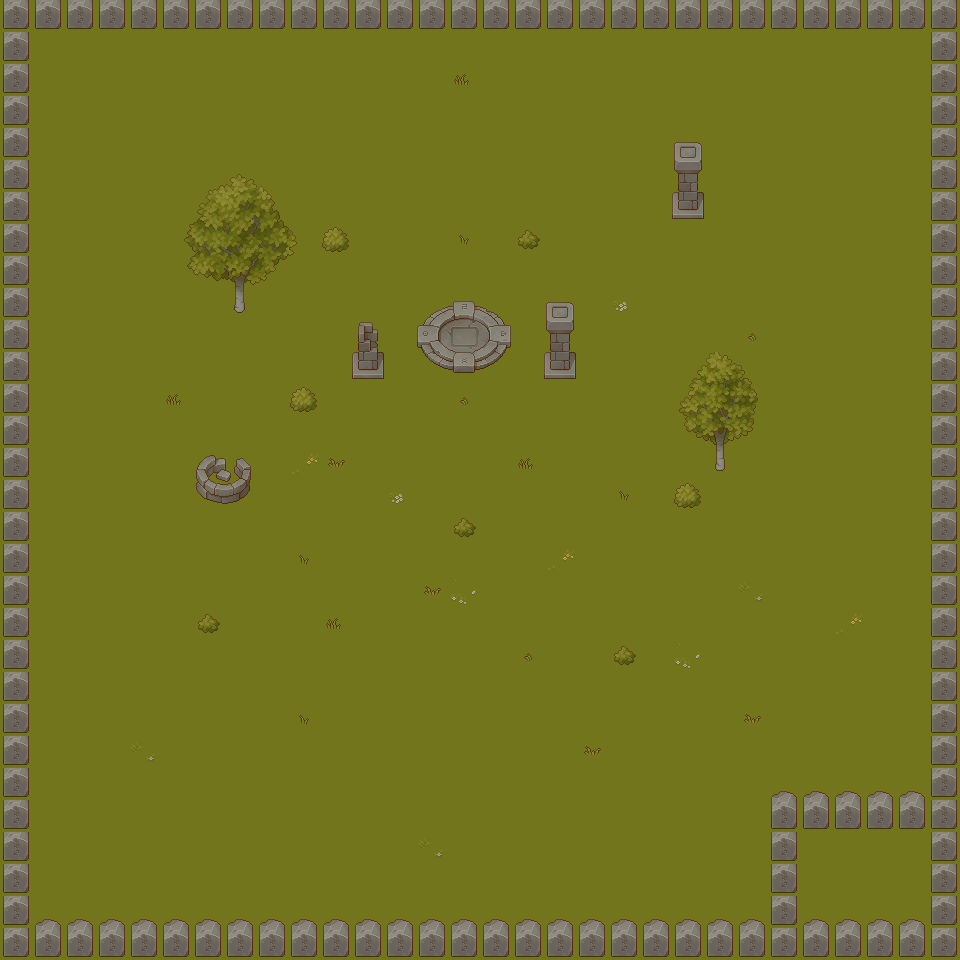

A 2D game scene composited from a Tiled map and its tileset images. What follows is a short description and the map's XML, with every tile layer's data as written:
An orthogonal 30x30 tile map with 32x32 px tiles, 3 tile layers (Ground, Grass, Trees/Rocks), 3 tilesets.

<map version="1.9" tiledversion="1.9.1" orientation="orthogonal" renderorder="right-down" width="30" height="30" tilewidth="32" tileheight="32" infinite="0" nextlayerid="7" nextobjectid="5">
 <editorsettings>
  <export target="Map1.csv" format="csv" />
 </editorsettings>
 <tileset firstgid="1" source="TX Tileset Grass.tsx" />
 <tileset firstgid="65" source="TX Plant.tsx" />
 <tileset firstgid="321" source="TX Props.tsx" />
 <layer id="1" name="Ground" width="30" height="30">
  <data encoding="csv">
1,1,1,1,1,1,1,1,1,1,1,1,1,1,1,1,1,1,1,1,1,1,1,1,1,1,1,1,1,1,
1,1,1,1,1,1,1,1,1,1,1,1,1,1,1,1,1,1,1,1,1,1,1,1,1,1,1,1,1,1,
1,1,1,1,1,1,1,1,1,1,1,1,1,1,1,1,1,1,1,1,1,1,1,1,1,1,1,1,1,1,
1,1,1,1,1,1,1,1,1,1,1,1,1,1,1,1,1,1,1,1,1,1,1,1,1,1,1,1,1,1,
1,1,1,1,1,1,1,1,1,1,1,1,1,1,1,1,1,1,1,1,1,1,1,1,1,1,1,1,1,1,
1,1,1,1,1,1,1,1,1,1,1,1,1,1,1,1,1,1,1,1,1,1,1,1,1,1,1,1,1,1,
1,1,1,1,1,1,1,1,1,1,1,1,1,1,1,1,1,1,1,1,1,1,1,1,1,1,1,1,1,1,
1,1,1,1,1,1,1,1,1,1,1,1,1,1,1,1,1,1,1,1,1,1,1,1,1,1,1,1,1,1,
1,1,1,1,1,1,1,1,1,1,1,1,1,1,1,1,1,1,1,1,1,1,1,1,1,1,1,1,1,1,
1,1,1,1,1,1,1,1,1,1,1,1,1,1,1,1,1,1,1,1,1,1,1,1,1,1,1,1,1,1,
1,1,1,1,1,1,1,1,1,1,1,1,1,1,1,1,1,1,1,1,1,1,1,1,1,1,1,1,1,1,
1,1,1,1,1,1,1,1,1,1,1,1,1,1,1,1,1,1,1,1,1,1,1,1,1,1,1,1,1,1,
1,1,1,1,1,1,1,1,1,1,1,1,1,1,1,1,1,1,1,1,1,1,1,1,1,1,1,1,1,1,
1,1,1,1,1,1,1,1,1,1,1,1,1,1,1,1,1,1,1,1,1,1,1,1,1,1,1,1,1,1,
1,1,1,1,1,1,1,1,1,1,1,1,1,1,1,1,1,1,1,1,1,1,1,1,1,1,1,1,1,1,
1,1,1,1,1,1,1,1,1,1,1,1,1,1,1,1,1,1,1,1,1,1,1,1,1,1,1,1,1,1,
1,1,1,1,1,1,1,1,1,1,1,1,1,1,1,1,1,1,1,1,1,1,1,1,1,1,1,1,1,1,
1,1,1,1,1,1,1,1,1,1,1,1,1,1,1,1,1,1,1,1,1,1,1,1,1,1,1,1,1,1,
1,1,1,1,1,1,1,1,1,1,1,1,1,1,1,1,1,1,1,1,1,1,1,1,1,1,1,1,1,1,
1,1,1,1,1,1,1,1,1,1,1,1,1,1,1,1,1,1,1,1,1,1,1,1,1,1,1,1,1,1,
1,1,1,1,1,1,1,1,1,1,1,1,1,1,1,1,1,1,1,1,1,1,1,1,1,1,1,1,1,1,
1,1,1,1,1,1,1,1,1,1,1,1,1,1,1,1,1,1,1,1,1,1,1,1,1,1,1,1,1,1,
1,1,1,1,1,1,1,1,1,1,1,1,1,1,1,1,1,1,1,1,1,1,1,1,1,1,1,1,1,1,
1,1,1,1,1,1,1,1,1,1,1,1,1,1,1,1,1,1,1,1,1,1,1,1,1,1,1,1,1,1,
1,1,1,1,1,1,1,1,1,1,1,1,1,1,1,1,1,1,1,1,1,1,1,1,1,1,1,1,1,1,
1,1,1,1,1,1,1,1,1,1,1,1,1,1,1,1,1,1,1,1,1,1,1,1,1,1,1,1,1,1,
1,1,1,1,1,1,1,1,1,1,1,1,1,1,1,1,1,1,1,1,1,1,1,1,1,1,1,1,1,1,
1,1,1,1,1,1,1,1,1,1,1,1,1,1,1,1,1,1,1,1,1,1,1,1,1,1,1,1,1,1,
1,1,1,1,1,1,1,1,1,1,1,1,1,1,1,1,1,1,1,1,1,1,1,1,1,1,1,1,1,1,
1,1,1,1,1,1,1,1,1,1,1,1,1,1,1,1,1,1,1,1,1,1,1,1,1,1,1,1,1,1
</data>
 </layer>
 <layer id="6" name="Grass" width="30" height="30">
  <data encoding="csv">
0,0,0,0,0,0,0,0,0,0,0,0,0,0,0,0,0,0,0,0,0,0,0,0,0,0,0,0,0,0,
0,0,0,0,0,0,0,0,0,0,0,0,0,0,0,0,0,0,0,0,0,0,0,0,0,0,0,0,0,0,
0,0,0,0,0,0,0,0,0,0,0,0,0,0,260,0,0,0,0,0,0,0,0,0,0,0,0,0,0,0,
0,0,0,0,0,0,0,0,0,0,0,0,0,0,0,0,0,0,0,0,0,0,0,0,0,0,0,0,0,0,
0,0,0,0,0,0,0,0,0,0,0,0,0,0,0,0,0,0,0,0,0,0,0,0,0,0,0,0,0,0,
0,0,0,0,0,0,0,0,0,0,0,0,0,0,0,0,0,0,0,0,0,0,0,0,0,0,0,0,0,0,
0,0,0,0,0,0,0,0,0,0,0,0,0,0,0,0,0,0,0,0,0,0,0,0,0,0,0,0,0,0,
0,0,0,0,0,0,0,0,0,0,0,0,0,0,305,0,0,0,0,0,0,0,0,0,0,0,0,0,0,0,
0,0,0,0,0,0,0,0,0,0,0,0,0,0,0,0,0,0,0,0,0,0,0,0,0,0,0,0,0,0,
0,0,0,0,0,0,0,0,0,0,0,0,0,0,0,0,0,0,0,13,0,0,0,0,0,0,0,0,0,0,
0,0,0,0,0,0,0,0,0,0,0,0,0,0,0,0,0,0,0,0,0,0,0,307,0,0,0,0,0,0,
0,0,0,0,0,0,0,0,0,0,0,0,0,0,0,0,0,0,0,0,0,0,0,0,0,0,0,0,0,0,
0,0,0,0,0,260,0,0,0,0,0,0,0,0,307,0,0,0,0,0,0,0,0,0,0,0,0,0,0,0,
0,0,0,0,0,0,0,0,0,0,0,0,0,0,0,0,0,0,0,0,0,0,0,0,0,0,0,0,0,0,
0,0,0,0,0,0,0,0,0,15,257,0,0,0,0,0,260,0,0,0,0,0,0,0,0,0,0,0,0,0,
0,0,0,0,0,0,0,0,0,0,0,0,13,0,0,0,0,0,0,305,0,0,0,0,0,0,0,0,0,0,
0,0,0,0,0,0,0,0,0,0,0,0,0,0,0,0,0,0,0,0,0,0,0,0,0,0,0,0,0,0,
0,0,0,0,0,0,0,0,0,305,0,0,0,0,0,0,0,15,0,0,0,0,0,0,0,0,0,0,0,0,
0,0,0,0,0,0,0,0,0,0,0,0,0,257,29,0,0,0,0,0,0,0,0,6,0,0,0,0,0,0,
0,0,0,0,0,0,0,0,0,0,260,0,0,0,0,0,0,0,0,0,0,0,0,0,0,0,15,0,0,0,
0,0,0,0,0,0,0,0,0,0,0,0,0,0,0,0,307,0,0,0,0,29,0,0,0,0,0,0,0,0,
0,0,0,0,0,0,0,0,0,0,0,0,0,0,0,0,0,0,0,0,0,0,0,0,0,0,0,0,0,0,
0,0,0,0,0,0,0,0,0,305,0,0,0,0,0,0,0,0,0,0,0,0,0,257,0,0,0,0,0,0,
0,0,0,0,6,0,0,0,0,0,0,0,0,0,0,0,0,0,257,0,0,0,0,0,0,0,0,0,0,0,
0,0,0,0,0,0,0,0,0,0,0,0,0,0,0,0,0,0,0,0,0,0,0,0,0,0,0,0,0,0,
0,0,0,0,0,0,0,0,0,0,0,0,0,0,0,0,0,0,0,0,0,0,0,0,0,0,0,0,0,0,
0,0,0,0,0,0,0,0,0,0,0,0,0,6,0,0,0,0,0,0,0,0,0,0,0,0,0,0,0,0,
0,0,0,0,0,0,0,0,0,0,0,0,0,0,0,0,0,0,0,0,0,0,0,0,0,0,0,0,0,0,
0,0,0,0,0,0,0,0,0,0,0,0,0,0,0,0,0,0,0,0,0,0,0,0,0,0,0,0,0,0,
0,0,0,0,0,0,0,0,0,0,0,0,0,0,0,0,0,0,0,0,0,0,0,0,0,0,0,0,0,0
</data>
 </layer>
 <layer id="5" name="Trees/Rocks" width="30" height="30">
  <data encoding="csv">
424,424,424,424,424,424,424,424,424,424,424,424,424,424,424,424,424,424,424,424,424,424,424,424,424,424,424,424,424,424,
424,0,0,0,0,0,0,0,0,0,0,0,0,0,0,0,0,0,0,0,0,0,0,0,0,0,0,0,0,424,
424,0,0,0,0,0,0,0,0,0,0,0,0,0,0,0,0,0,0,0,0,0,0,0,0,0,0,0,0,424,
424,0,0,0,0,0,0,0,0,0,0,0,0,0,0,0,0,0,0,0,0,0,0,0,0,0,0,0,0,424,
424,0,0,0,0,0,0,0,0,0,0,0,0,0,0,0,0,0,0,0,0,412,0,0,0,0,0,0,0,424,
424,0,0,0,0,65,66,67,68,69,0,0,0,0,0,0,0,0,0,0,0,428,0,0,0,0,0,0,0,424,
424,0,0,0,0,81,82,83,84,85,0,0,0,0,0,0,0,0,0,0,0,444,0,0,0,0,0,0,0,424,
424,0,0,0,0,97,98,99,100,101,164,0,0,0,0,0,162,0,0,0,0,0,0,0,0,0,0,0,0,424,
424,0,0,0,0,113,114,115,116,117,0,0,0,0,0,0,0,0,0,0,0,0,0,0,0,0,0,0,0,424,
424,0,0,0,0,129,130,131,132,0,0,0,0,460,461,462,0,412,0,0,0,0,0,0,0,0,0,0,0,424,
424,0,0,0,0,0,0,0,0,0,0,430,0,476,477,478,0,428,0,0,0,74,0,76,0,0,0,0,0,424,
424,0,0,0,0,0,0,0,0,0,0,446,0,492,493,494,0,444,0,0,0,90,91,92,0,0,0,0,0,424,
424,0,0,0,0,0,0,0,0,164,0,0,0,0,0,0,0,0,0,0,0,106,107,108,0,0,0,0,0,424,
424,0,0,0,0,0,0,0,0,0,0,0,0,0,0,0,0,0,0,0,0,122,123,124,0,0,0,0,0,424,
424,0,0,0,0,0,510,511,0,0,0,0,0,0,0,0,0,0,0,0,0,138,139,140,0,0,0,0,0,424,
424,0,0,0,0,0,526,527,0,0,0,0,0,0,0,0,0,0,0,0,0,164,0,0,0,0,0,0,0,424,
424,0,0,0,0,0,0,0,0,0,0,0,0,0,162,0,0,0,0,0,0,0,0,0,0,0,0,0,0,424,
424,0,0,0,0,0,0,0,0,0,0,0,0,0,0,0,0,0,0,0,0,0,0,0,0,0,0,0,0,424,
424,0,0,0,0,0,0,0,0,0,0,0,0,0,0,0,0,0,0,0,0,0,0,0,0,0,0,0,0,424,
424,0,0,0,0,0,162,0,0,0,0,0,0,0,0,0,0,0,0,0,0,0,0,0,0,0,0,0,0,424,
424,0,0,0,0,0,0,0,0,0,0,0,0,0,0,0,0,0,0,162,0,0,0,0,0,0,0,0,0,424,
424,0,0,0,0,0,0,0,0,0,0,0,0,0,0,0,0,0,0,0,0,0,0,0,0,0,0,0,0,424,
424,0,0,0,0,0,0,0,0,0,0,0,0,0,0,0,0,0,0,0,0,0,0,0,0,0,0,0,0,424,
424,0,0,0,0,0,0,0,0,0,0,0,0,0,0,0,0,0,0,0,0,0,0,0,0,0,0,0,0,424,
424,0,0,0,0,0,0,0,0,0,0,0,0,0,0,0,0,0,0,0,0,0,0,0,408,408,408,408,408,424,
424,0,0,0,0,0,0,0,0,0,0,0,0,0,0,0,0,0,0,0,0,0,0,0,424,424,424,424,424,424,
424,0,0,0,0,0,0,0,0,0,0,0,0,0,0,0,0,0,0,0,0,0,0,0,424,0,0,0,0,424,
424,0,0,0,0,0,0,0,0,0,0,0,0,0,0,0,0,0,0,0,0,0,0,0,424,0,0,0,0,424,
424,408,408,408,408,408,408,408,408,408,408,408,408,408,408,408,408,408,408,408,408,408,408,408,424,408,408,408,408,424,
424,424,424,424,424,424,424,424,424,424,424,424,424,424,424,424,424,424,424,424,424,424,424,424,424,424,424,424,424,424
</data>
 </layer>
</map>
